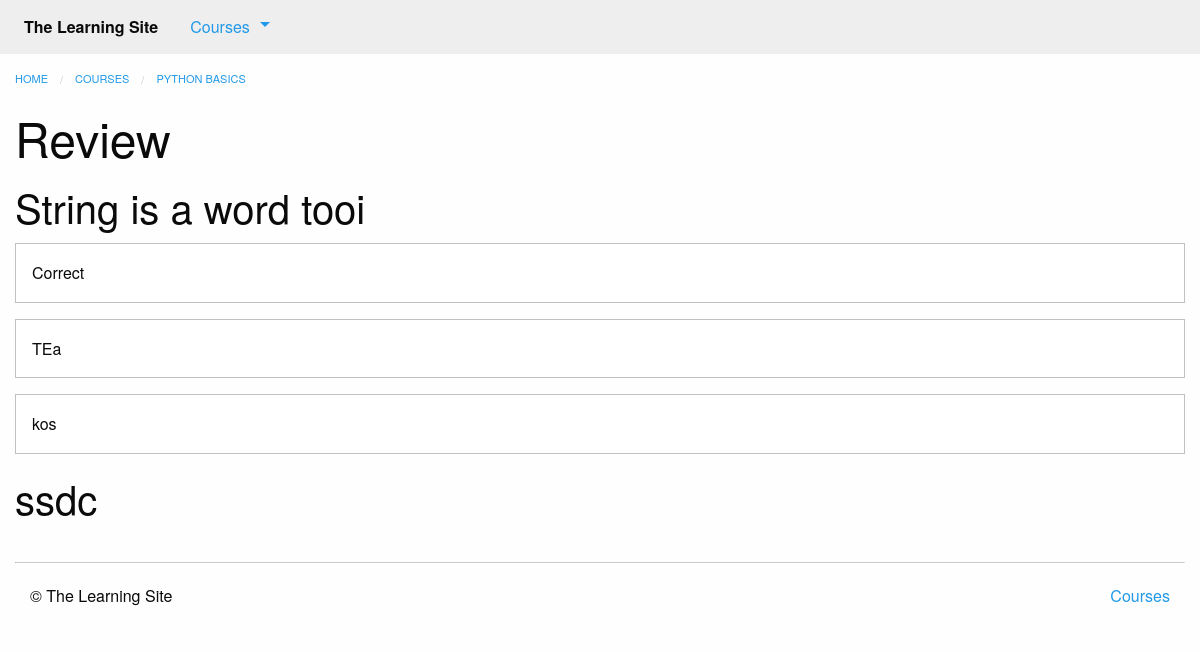
The app's page /courses/1/q1/, older data.
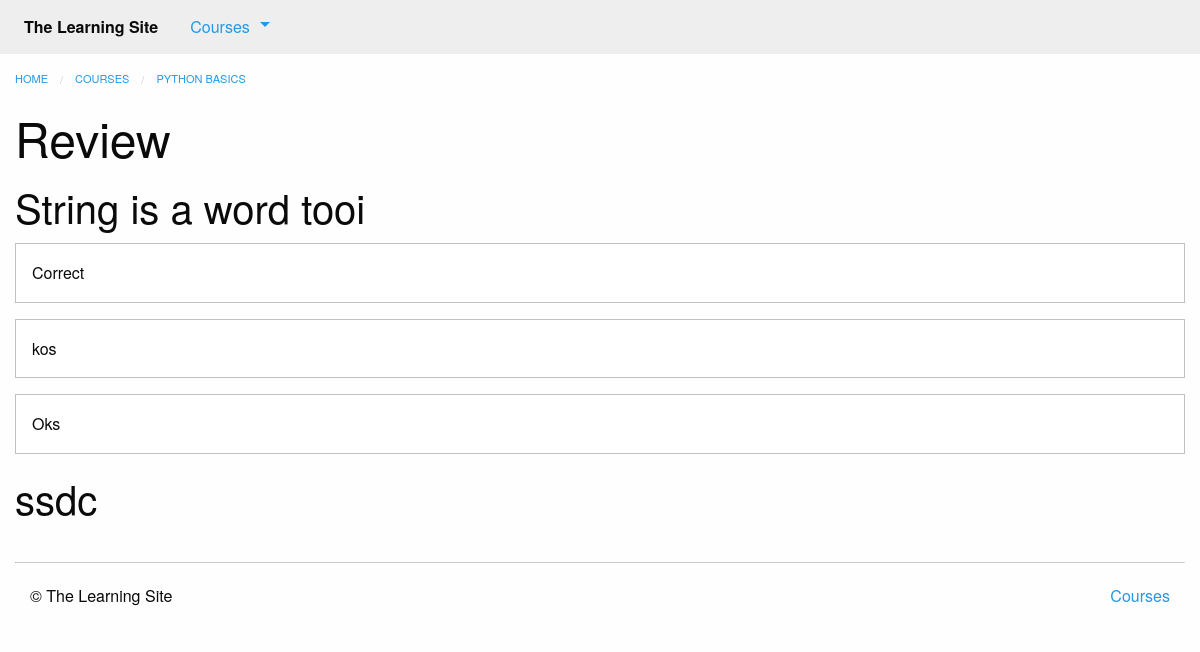
The same page, newer data.
### courses/models.py (models this page shows, shortened)
class Step(models.Model):
    title = models.CharField(max_length=255)
    description = models.TextField()
    order = models.IntegerField(default=0)
    course = models.ForeignKey(Course)
    class Meta:
        abstract = True
        ordering = ['order',]

class Quiz(Step):
    total_questions = models.IntegerField(default=4)
    class Meta:
        verbose_name_plural = "Quizzes"

class Course(models.Model):
    created_at = models.DateTimeField(auto_now_add=True)
    title = models.CharField(max_length=255)
    description = models.TextField()

class Question(models.Model):
    quiz = models.ForeignKey(Quiz)
    order = models.IntegerField(default=0)
    prompt = models.TextField()
    class Meta:
        ordering = ['order',]

class Answer(models.Model):
    question = models.ForeignKey(Question)
    order = models.IntegerField(default=0)
    text = models.CharField(max_length=255)
    correct = models.BooleanField(default=False)
    class Meta:
        ordering = ['order',]

### courses/views.py (the view)
# urls.py: url(r'(?P<course_pk>\d+)/q(?P<step_pk>\d+)/$', views.quiz_detail,
def quiz_detail(request, course_pk, step_pk):
    step = get_object_or_404(models.Quiz, course_id=course_pk, pk=step_pk)
    return render(request, 'courses/quiz_detail.html', {'step': step})

### courses/templatetags/course_extras.py (called while the page is built)
@register.inclusion_tag('courses/course_nav.html')
def nav_courses_list():
    courses = Course.objects.all()[:5]
    return {'courses': courses}

### courses/templates/courses/quiz_detail.html (shortened to what this page needs)
{% extends "courses/layout.html" %}
{% load course_extras %}
{% block breadcrumbs %}
    <li><a href="{% url 'courses:detail' pk=step.course.pk %}">{{ step.course.title }}</a></li>
{% endblock %}
{% block content %}
    <div class="row columns">
        <article>
            {{ block.super }}
            <h1>{{ step.title }}</h1>
            <ul class="no-bullet">
            	{% for question in step.question_set.all %}
            	<li>
            		<h2>{{ question.prompt }}</h2>
            		{% for answer in question.answer_set.all %}
            			<div class="callout">{{ answer.text }}</div>
            		{% endfor %}
            	</li>
            	{% endfor %}
            </ul>
        </article>
    </div>
{% endblock %}

### courses/templates/courses/layout.html (shortened to what this page needs)
{% extends "layout.html" %}
{% block content %}
    <ul class="breadcrumbs">
        <li><a href="{% url 'home' %}">Home</a></li>
        <li><a href="{% url 'courses:list' %}">Courses</a></li>
        {% block breadcrumbs %}{% endblock %}
    </ul>
{% endblock %}

### templates/layout.html (shortened to what this page needs)
<!doctype html>
{% load static from staticfiles %}
{% load course_extras %}
<html class="no-js" lang="en">
    <head>
        <link rel="stylesheet" href="{% static 'css/foundation.min.css' %}">
        <link rel="stylesheet" href="{% static 'css/layout.css' %}">
    </head>
    <body>
        <nav class="top-bar" role="navigation">
            <section class="top-bar-left">
                <ul class="dropdown menu" data-dropdown-menu role="menubar">
                    <li class="menu-text">The Learning Site</li>
                    <li class="has-submenu">
                        <a href="#">Courses</a>
                    </li>
                </ul>
            </section>
        </nav>
        {% block content %}{% endblock %}
        <footer class="row columns">
            <hr/>
            <div class="small-6 columns">
                <p>&copy; The Learning Site</p>
            </div>
            <div class="small-6 columns">
                <ul class="inline-list no-bullet float-right">
                    <li><a href="{% url 'courses:list' %}">Courses</a></li>
                </ul>
            </div>
        </footer>
    </body>
</html>

### assets/css/layout.css (style rules this page uses)
.top-bar { margin-bottom: 1rem; }

Row changes from the older to the newer data that the page shows:
removed Answer: text "TEa", shown under Question "String is a word tooi"
added Answer: text "Oks", shown under Question "String is a word tooi"
